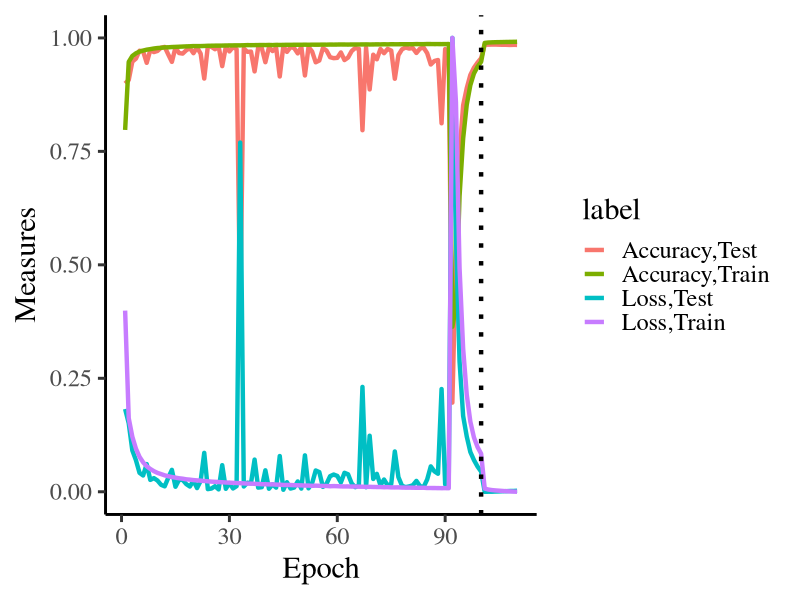
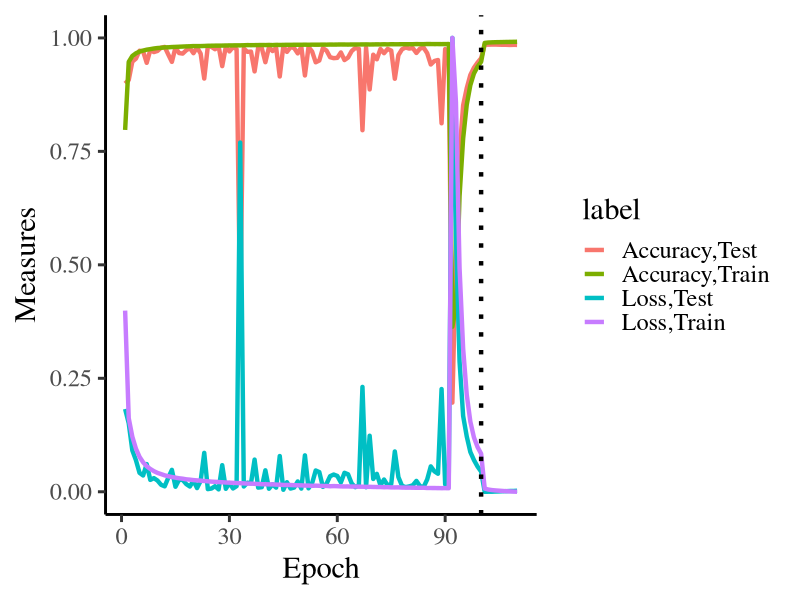

Write R code to recreate these figures, in order.
dat = read.table('history.csv',sep=',',header=T)
dat2 = read.table('history_arg.csv',sep=',',header=T)
dat$aug = F
dat2$aug = T
d = rbind(dat,dat2)
library(ggplot2)

loss = (d$loss - min(d$loss)) / (max(d$loss) - min(d$loss))
val_loss = (d$val_loss - min(d$val_loss)) / (max(d$val_loss) - min(d$val_loss))
d1 = data.frame(val=d$accuracy,label='Accuracy,Train',x=1:110)
d2 = data.frame(val=d$val_accuracy,label='Accuracy,Test',x=1:110)
d3 = data.frame(val=loss,label='Loss,Train',x=1:110)
d4 = data.frame(val=val_loss,label='Loss,Test',x=1:110)
D = rbind(d1,d2,d3,d4)
ggplot(data=D,aes(y=val,x=x,fill=label,color=label)) + geom_line(size=1.5) + 
  xlab('Epoch') + ylab('Measures') + 
  geom_vline(xintercept = 100, linetype="dotted", color='black',size=1.5) + 
  theme_classic(base_size=22,base_family='Times')
ggsave('rcc_train.png',dpi=300,width = 11.4, height = 6.69,units = "in", device='png')
